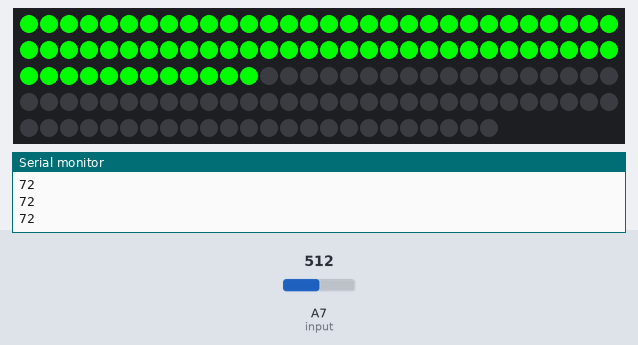
Simulated run of this sketch. Board: Arduino Nano, built with avr-gcc and run on an emulated ATmega328P. On the bench: 144 RGB LEDs in strip order, left to right, continuing on the next row, the last lines printed to the serial monitor. The inputs (shaded band) are chosen by the test bench; at power-on: A7 (input) = 512.

Above: at 1.2 s.
1.3 s: A7 (input) set to 716
At 2.0 s:
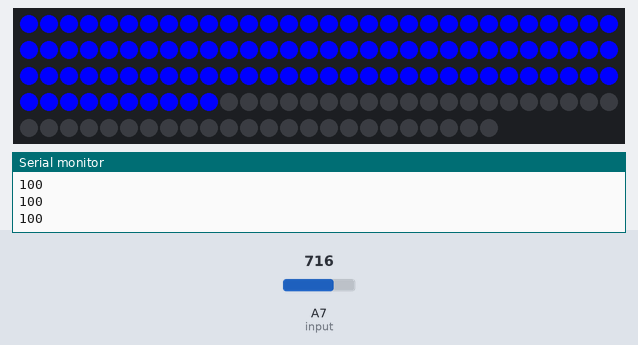
2.9 s: A7 (input) set to 306
At 4.2 s:
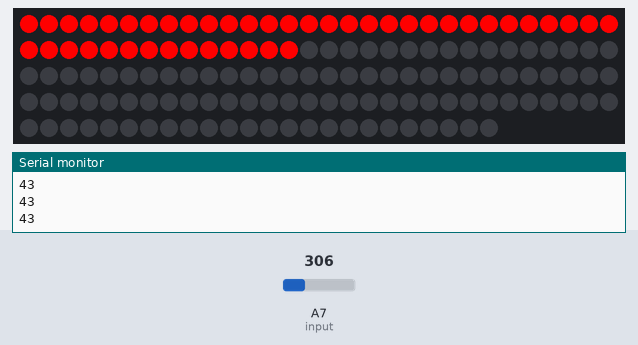
4.5 s: A7 (input) set to 1023
At 5.7 s:
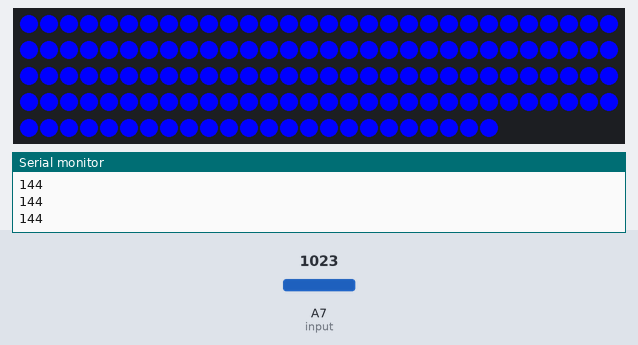
6.1 s: A7 (input) set to 306
At 6.7 s:
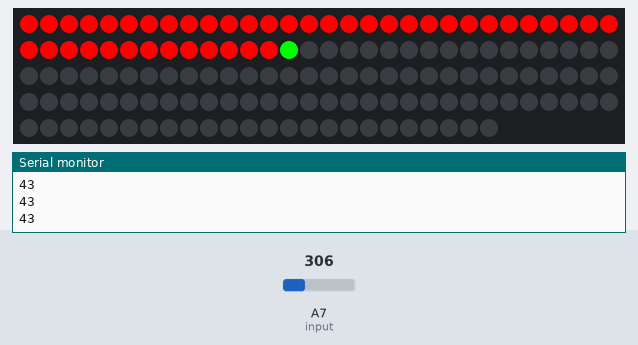
Timing chart, 0 to 8.7 s (numbered marks = the images above; inputs shaded):
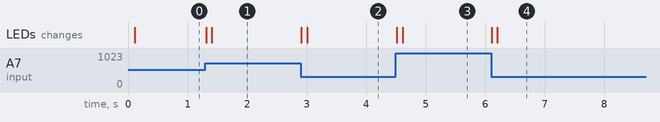

The sketch:

RGBLed.ino
```cpp
#include <FastLED.h>
#define ledpin 6
#define numled 144
#define input A7

unsigned int sum = 0;
int values[] = {0, 0, 0, 0, 0, 0, 0, 0, 0, 0};
CRGB led[numled];

void setup() {
  Serial.begin(9600);
  FastLED.addLeds<NEOPIXEL, ledpin>(led, numled);
  for(int i=0; i<numled; i++){
    led[i] = CRGB(255, 0, 0);
  }
  FastLED.show();
}

void loop() {
  int value = analogRead(input);
  int showled = map(value, 0, 1023, 0, 144);
  sum = sum - values[0];
  for(int k=0; k<9; k++){
    values[k] = values[k+1];
  }
  values[9] = showled;
  sum = sum + values[9];
  int avg = int (sum/10);
  for(int i=0; i<numled; i++){
    if(i<avg){
      if(avg<50){
        led[i] = CRGB(255, 0, 0);
      }
      if(avg>=50 && avg<100){
        led[i] = CRGB(0, 255, 0);
      }
      if(avg>=100){
        led[i] = CRGB(0, 0, 255);
      }
    }
    if(i>avg){
      led[i] = CRGB(0, 0, 0);
    }
  }
  FastLED.show();
  Serial.println(avg);
  delay(5);
}
```

Measured:
- after the input at 1.3 s, the LEDs: first change at once (image 1 shows a later state)
- after the input at 2.9 s, the LEDs: first change at once (image 2 shows a later state)
- after the input at 4.5 s, the LEDs: first change at once (image 3 shows a later state)
- after the input at 6.1 s, the LEDs: first change at once (image 4 shows a later state)
